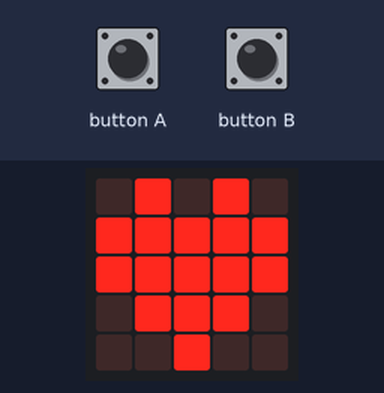
This program was run on a simulated BBC micro:bit (MakeCode). Shown: the board's 5×5 LED display. The inputs (shaded band) are chosen by the test bench. Random numbers come from a fixed seed; the 48×5 strip is a reading aid, not a part: it shows the text the display is scrolling, unrolled, one strip-width of it at a time.

Above: at 0.1 s.
3.5 s: button A pressed for 0.15 s
At 6.9 s:
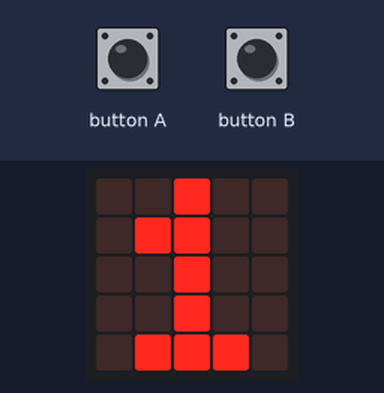
At 21.6 s:
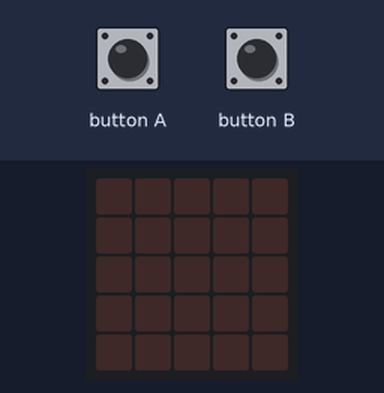
Timing chart, 0 to 21.9 s (numbered marks = the images above; inputs shaded):
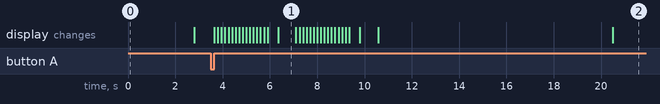

Measured:
- what the display in image 1 shows lasts 0.7 s, from 6.4 s to 7.1 s

The program:

main.ts
```typescript
input.onButtonPressed(Button.A, function () {
    if (startgame == 1) {
        startgame = 0
        scoreA += 1
    } else {
        if (readygame == 1) {
            scoreA += -1
        }
    }
})
input.onButtonPressed(Button.B, function () {
    if (startgame == 1) {
        startgame = 0
        scoreB += 1
    } else {
        if (readygame == 1) {
            scoreB += -1
        }
    }
})
let readygame = 0
let startgame = 0
let scoreA = 0
let scoreB = 0
startgame = 0
basic.forever(function () {
    readygame = 1
    basic.showIcon(IconNames.Heart)
    basic.pause(randint(0, 10000))
    basic.clearScreen()
    readygame = 0
    startgame = 1
    while (startgame == 1) {
        basic.pause(1)
    }
    basic.showString("A=")
    basic.showString("" + (scoreA))
    basic.showString("B=")
    basic.showString("" + (scoreB))
})
```

test.ts
```typescript
// les tests vont ici ; cela ne sera pas compilé si ce paquet est utilisé en tant qu'extension.
```
